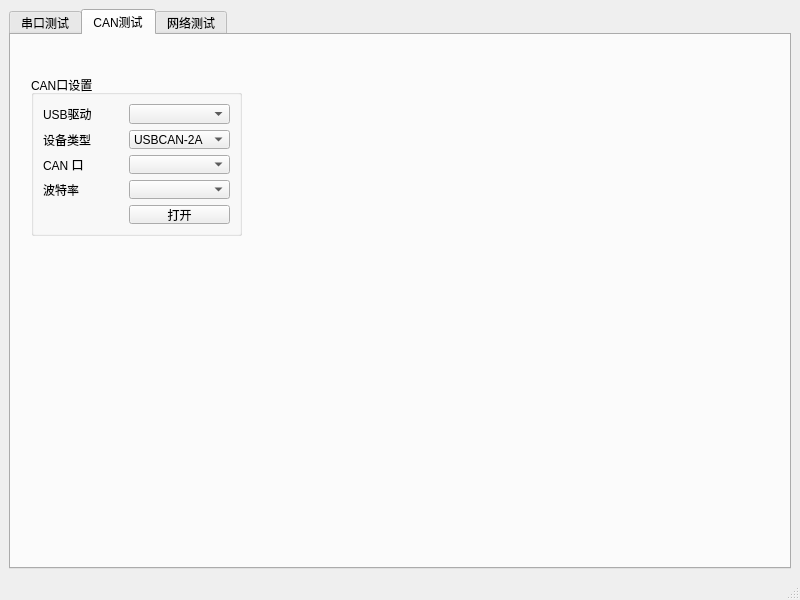
<?xml version="1.0" encoding="UTF-8"?>
<ui version="4.0">
 <class>MainWindow</class>
 <widget class="QMainWindow" name="MainWindow">
  <property name="windowModality">
   <enum>Qt::NonModal</enum>
  </property>
  <property name="enabled">
   <bool>true</bool>
  </property>
  <property name="geometry">
   <rect>
    <x>0</x>
    <y>0</y>
    <width>800</width>
    <height>600</height>
   </rect>
  </property>
  <property name="windowTitle">
   <string>MainWindow</string>
  </property>
  <widget class="QWidget" name="centralwidget">
   <layout class="QGridLayout" name="gridLayout">
    <item row="0" column="0">
     <widget class="QTabWidget" name="tabWidget">
      <property name="currentIndex">
       <number>1</number>
      </property>
      <widget class="QWidget" name="tab">
       <attribute name="title">
        <string>串口测试</string>
       </attribute>
       <widget class="QTextEdit" name="serial_recv_data_text_">
        <property name="geometry">
         <rect>
          <x>293</x>
          <y>10</y>
          <width>471</width>
          <height>241</height>
         </rect>
        </property>
        <property name="readOnly">
         <bool>true</bool>
        </property>
       </widget>
       <widget class="QGroupBox" name="groupBox">
        <property name="geometry">
         <rect>
          <x>10</x>
          <y>20</y>
          <width>137</width>
          <height>185</height>
         </rect>
        </property>
        <property name="title">
         <string>串口设置</string>
        </property>
        <layout class="QGridLayout" name="gridLayout_5">
         <item row="0" column="0">
          <widget class="QLabel" name="label_12">
           <property name="text">
            <string>端口</string>
           </property>
          </widget>
         </item>
         <item row="0" column="1">
          <widget class="QComboBox" name="serial_port_cmb_">
           <property name="currentText">
            <string/>
           </property>
          </widget>
         </item>
         <item row="1" column="0" rowspan="2">
          <widget class="QLabel" name="label_13">
           <property name="text">
            <string>波特率</string>
           </property>
          </widget>
         </item>
         <item row="1" column="1">
          <widget class="QComboBox" name="baudrates_cmb_">
           <item>
            <property name="text">
             <string>9600</string>
            </property>
           </item>
           <item>
            <property name="text">
             <string>57600</string>
            </property>
           </item>
           <item>
            <property name="text">
             <string>115200</string>
            </property>
           </item>
          </widget>
         </item>
         <item row="2" column="1" rowspan="2">
          <widget class="QComboBox" name="data_bits_cmb_">
           <property name="currentIndex">
            <number>3</number>
           </property>
           <item>
            <property name="text">
             <string>5</string>
            </property>
           </item>
           <item>
            <property name="text">
             <string>6</string>
            </property>
           </item>
           <item>
            <property name="text">
             <string>7</string>
            </property>
           </item>
           <item>
            <property name="text">
             <string>8</string>
            </property>
           </item>
          </widget>
         </item>
         <item row="3" column="0">
          <widget class="QLabel" name="label_14">
           <property name="text">
            <string>数据位</string>
           </property>
          </widget>
         </item>
         <item row="4" column="0">
          <widget class="QLabel" name="label_15">
           <property name="text">
            <string>校验位</string>
           </property>
          </widget>
         </item>
         <item row="4" column="1">
          <widget class="QComboBox" name="parity_cmb_">
           <item>
            <property name="text">
             <string>无校验</string>
            </property>
           </item>
           <item>
            <property name="text">
             <string>奇校验</string>
            </property>
           </item>
           <item>
            <property name="text">
             <string>偶校验</string>
            </property>
           </item>
          </widget>
         </item>
         <item row="5" column="0">
          <widget class="QLabel" name="label_16">
           <property name="text">
            <string>停止位</string>
           </property>
          </widget>
         </item>
         <item row="5" column="1">
          <widget class="QComboBox" name="stop_bit_cmb_">
           <item>
            <property name="text">
             <string>1</string>
            </property>
           </item>
           <item>
            <property name="text">
             <string>2</string>
            </property>
           </item>
          </widget>
         </item>
         <item row="6" column="1">
          <widget class="QPushButton" name="serial_btn_">
           <property name="text">
            <string>打开</string>
           </property>
          </widget>
         </item>
         <item row="6" column="0">
          <widget class="QWidget" name="serial_status_" native="true"/>
         </item>
        </layout>
       </widget>
       <widget class="QPushButton" name="serial_clear_btn_">
        <property name="geometry">
         <rect>
          <x>220</x>
          <y>120</y>
          <width>61</width>
          <height>23</height>
         </rect>
        </property>
        <property name="text">
         <string>清空</string>
        </property>
       </widget>
       <widget class="QTextEdit" name="serial_send_text_">
        <property name="geometry">
         <rect>
          <x>290</x>
          <y>290</y>
          <width>471</width>
          <height>201</height>
         </rect>
        </property>
       </widget>
       <widget class="QPushButton" name="serial_send_btn_">
        <property name="geometry">
         <rect>
          <x>220</x>
          <y>390</y>
          <width>61</width>
          <height>23</height>
         </rect>
        </property>
        <property name="text">
         <string>发送</string>
        </property>
       </widget>
       <widget class="QGroupBox" name="groupBox_2">
        <property name="geometry">
         <rect>
          <x>10</x>
          <y>260</y>
          <width>191</width>
          <height>231</height>
         </rect>
        </property>
        <property name="title">
         <string>遥控解码</string>
        </property>
        <layout class="QGridLayout" name="gridLayout_7">
         <item row="0" column="0">
          <layout class="QHBoxLayout" name="horizontalLayout">
           <item>
            <widget class="QLabel" name="label_4">
             <property name="text">
              <string>CH1</string>
             </property>
            </widget>
           </item>
           <item>
            <widget class="QLCDNumber" name="ch1_num_">
             <property name="lineWidth">
              <number>1</number>
             </property>
             <property name="segmentStyle">
              <enum>QLCDNumber::Flat</enum>
             </property>
             <property name="value" stdset="0">
              <double>0.000000000000000</double>
             </property>
            </widget>
           </item>
           <item>
            <widget class="QLabel" name="label_5">
             <property name="text">
              <string>CH2</string>
             </property>
            </widget>
           </item>
           <item>
            <widget class="QLCDNumber" name="ch2_num_">
             <property name="segmentStyle">
              <enum>QLCDNumber::Flat</enum>
             </property>
            </widget>
           </item>
          </layout>
         </item>
         <item row="1" column="0">
          <layout class="QHBoxLayout" name="horizontalLayout_2">
           <item>
            <widget class="QLabel" name="label_6">
             <property name="text">
              <string>CH3</string>
             </property>
            </widget>
           </item>
           <item>
            <widget class="QLCDNumber" name="ch3_num_">
             <property name="segmentStyle">
              <enum>QLCDNumber::Flat</enum>
             </property>
            </widget>
           </item>
           <item>
            <widget class="QLabel" name="label_7">
             <property name="text">
              <string>CH4</string>
             </property>
            </widget>
           </item>
           <item>
            <widget class="QLCDNumber" name="ch4_num_">
             <property name="segmentStyle">
              <enum>QLCDNumber::Flat</enum>
             </property>
            </widget>
           </item>
          </layout>
         </item>
         <item row="2" column="0">
          <layout class="QHBoxLayout" name="horizontalLayout_3">
           <item>
            <widget class="QLabel" name="label_8">
             <property name="text">
              <string>CH5</string>
             </property>
            </widget>
           </item>
           <item>
            <widget class="QLCDNumber" name="ch5_num_">
             <property name="segmentStyle">
              <enum>QLCDNumber::Flat</enum>
             </property>
            </widget>
           </item>
           <item>
            <widget class="QLabel" name="label_9">
             <property name="text">
              <string>CH6</string>
             </property>
            </widget>
           </item>
           <item>
            <widget class="QLCDNumber" name="ch6_num_">
             <property name="segmentStyle">
              <enum>QLCDNumber::Flat</enum>
             </property>
            </widget>
           </item>
          </layout>
         </item>
         <item row="3" column="0">
          <layout class="QGridLayout" name="gridLayout_6">
           <item row="0" column="0">
            <widget class="QLabel" name="label_10">
             <property name="text">
              <string>CH7</string>
             </property>
            </widget>
           </item>
           <item row="0" column="1">
            <widget class="QLCDNumber" name="ch7_num_">
             <property name="segmentStyle">
              <enum>QLCDNumber::Flat</enum>
             </property>
            </widget>
           </item>
           <item row="0" column="2">
            <widget class="QLabel" name="label_11">
             <property name="text">
              <string>CH8</string>
             </property>
            </widget>
           </item>
           <item row="0" column="3">
            <widget class="QLCDNumber" name="ch8_num_">
             <property name="font">
              <font>
               <family>3ds</family>
              </font>
             </property>
             <property name="segmentStyle">
              <enum>QLCDNumber::Flat</enum>
             </property>
            </widget>
           </item>
          </layout>
         </item>
        </layout>
       </widget>
      </widget>
      <widget class="QWidget" name="tab_3">
       <attribute name="title">
        <string>CAN测试</string>
       </attribute>
       <widget class="QGroupBox" name="groupBox_4">
        <property name="geometry">
         <rect>
          <x>20</x>
          <y>40</y>
          <width>211</width>
          <height>161</height>
         </rect>
        </property>
        <property name="title">
         <string>CAN口设置</string>
        </property>
        <layout class="QGridLayout" name="gridLayout_2">
         <item row="1" column="0">
          <widget class="QLabel" name="label_2">
           <property name="text">
            <string>设备类型</string>
           </property>
          </widget>
         </item>
         <item row="3" column="0">
          <widget class="QLabel" name="label_3">
           <property name="text">
            <string>波特率</string>
           </property>
          </widget>
         </item>
         <item row="3" column="1">
          <widget class="QComboBox" name="comboBox_3"/>
         </item>
         <item row="0" column="0">
          <widget class="QLabel" name="label">
           <property name="text">
            <string>USB驱动</string>
           </property>
          </widget>
         </item>
         <item row="4" column="1">
          <widget class="QPushButton" name="can_open_btn_">
           <property name="text">
            <string>打开</string>
           </property>
          </widget>
         </item>
         <item row="1" column="1">
          <widget class="QComboBox" name="comboBox_2">
           <item>
            <property name="text">
             <string>USBCAN-2A</string>
            </property>
           </item>
           <item>
            <property name="text">
             <string>USBCAN-2C</string>
            </property>
           </item>
           <item>
            <property name="text">
             <string>CANalyst-II</string>
            </property>
           </item>
          </widget>
         </item>
         <item row="4" column="0">
          <widget class="QWidget" name="serial_status_1" native="true"/>
         </item>
         <item row="0" column="1">
          <widget class="QComboBox" name="can_cmb_"/>
         </item>
         <item row="2" column="0">
          <widget class="QLabel" name="label_18">
           <property name="text">
            <string>CAN 口</string>
           </property>
          </widget>
         </item>
         <item row="2" column="1">
          <widget class="QComboBox" name="comboBox_4"/>
         </item>
        </layout>
       </widget>
      </widget>
      <widget class="QWidget" name="tab_4">
       <attribute name="title">
        <string>网络测试</string>
       </attribute>
       <widget class="QGroupBox" name="groupBox_3">
        <property name="geometry">
         <rect>
          <x>10</x>
          <y>30</y>
          <width>341</width>
          <height>171</height>
         </rect>
        </property>
        <property name="title">
         <string>网络设置</string>
        </property>
        <layout class="QGridLayout" name="gridLayout_8">
         <item row="1" column="2">
          <widget class="QLineEdit" name="nettest_local_port_text_">
           <property name="text">
            <string>20201</string>
           </property>
          </widget>
         </item>
         <item row="0" column="2">
          <widget class="QComboBox" name="nettest_mode_cbox_">
           <property name="currentText">
            <string>UDP 客户端</string>
           </property>
           <item>
            <property name="text">
             <string>UDP 客户端</string>
            </property>
           </item>
           <item>
            <property name="text">
             <string>UDP 服务器</string>
            </property>
           </item>
           <item>
            <property name="text">
             <string>TCP 客户端</string>
            </property>
           </item>
           <item>
            <property name="text">
             <string>TCP 服务器</string>
            </property>
           </item>
          </widget>
         </item>
         <item row="3" column="2">
          <widget class="QLineEdit" name="nettest_remote_port_text_">
           <property name="text">
            <string>20202</string>
           </property>
          </widget>
         </item>
         <item row="4" column="2">
          <widget class="QPushButton" name="nettest_open_btn_">
           <property name="text">
            <string>打开</string>
           </property>
          </widget>
         </item>
         <item row="2" column="2">
          <widget class="QLineEdit" name="nettest_remote_ip_text_">
           <property name="text">
            <string>192.168.1.39</string>
           </property>
          </widget>
         </item>
         <item row="1" column="0">
          <widget class="QLabel" name="nettest_local_port_label_">
           <property name="text">
            <string>本地端口</string>
           </property>
          </widget>
         </item>
         <item row="2" column="0">
          <widget class="QLabel" name="nettest_remote_ip_label_">
           <property name="text">
            <string>远端IP</string>
           </property>
          </widget>
         </item>
         <item row="4" column="0">
          <widget class="QWidget" name="nettest_status_" native="true"/>
         </item>
         <item row="0" column="0">
          <widget class="QLabel" name="label_17">
           <property name="text">
            <string>模式</string>
           </property>
          </widget>
         </item>
         <item row="3" column="0">
          <widget class="QLabel" name="nettest_remote_port_label_">
           <property name="text">
            <string>远端端口</string>
           </property>
          </widget>
         </item>
        </layout>
       </widget>
       <widget class="QTextEdit" name="nettest_text_">
        <property name="geometry">
         <rect>
          <x>13</x>
          <y>250</y>
          <width>751</width>
          <height>201</height>
         </rect>
        </property>
        <property name="readOnly">
         <bool>true</bool>
        </property>
       </widget>
       <widget class="QTextEdit" name="nettest_send_dat_text_">
        <property name="geometry">
         <rect>
          <x>380</x>
          <y>30</y>
          <width>381</width>
          <height>171</height>
         </rect>
        </property>
       </widget>
       <widget class="QPushButton" name="nettest_send_btn_">
        <property name="geometry">
         <rect>
          <x>660</x>
          <y>210</y>
          <width>101</width>
          <height>23</height>
         </rect>
        </property>
        <property name="text">
         <string>发送</string>
        </property>
       </widget>
       <widget class="QPushButton" name="nettest_clear_btn_">
        <property name="geometry">
         <rect>
          <x>10</x>
          <y>470</y>
          <width>75</width>
          <height>23</height>
         </rect>
        </property>
        <property name="text">
         <string>清空</string>
        </property>
       </widget>
       <widget class="QPushButton" name="nettest_connect_btn_">
        <property name="geometry">
         <rect>
          <x>380</x>
          <y>210</y>
          <width>267</width>
          <height>23</height>
         </rect>
        </property>
        <property name="text">
         <string>  连接</string>
        </property>
       </widget>
      </widget>
     </widget>
    </item>
   </layout>
  </widget>
  <widget class="QMenuBar" name="menubar">
   <property name="geometry">
    <rect>
     <x>0</x>
     <y>0</y>
     <width>800</width>
     <height>23</height>
    </rect>
   </property>
  </widget>
  <widget class="QStatusBar" name="statusbar"/>
 </widget>
 <resources/>
 <connections/>
</ui>
